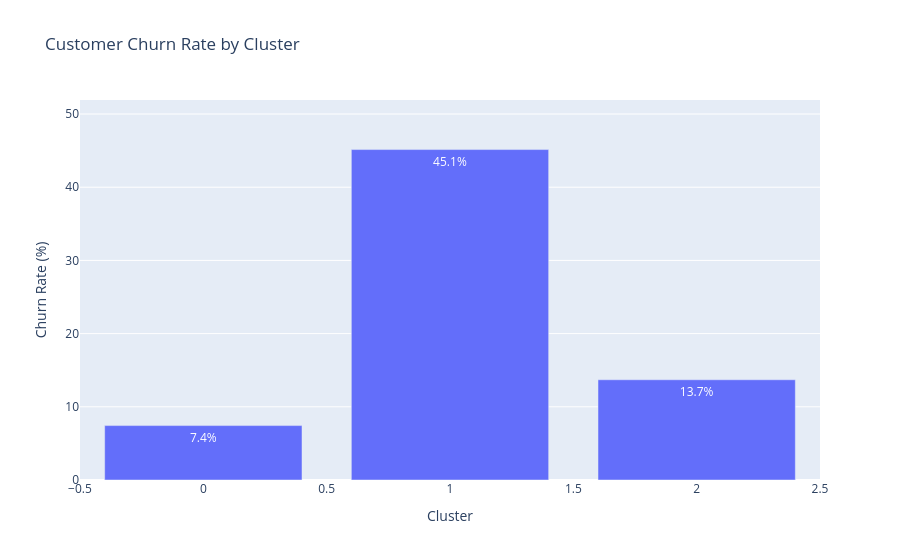
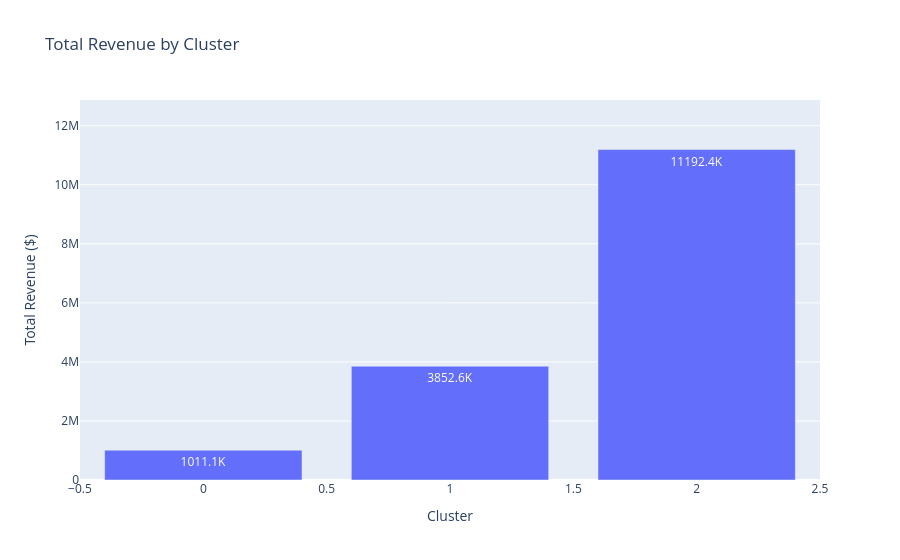
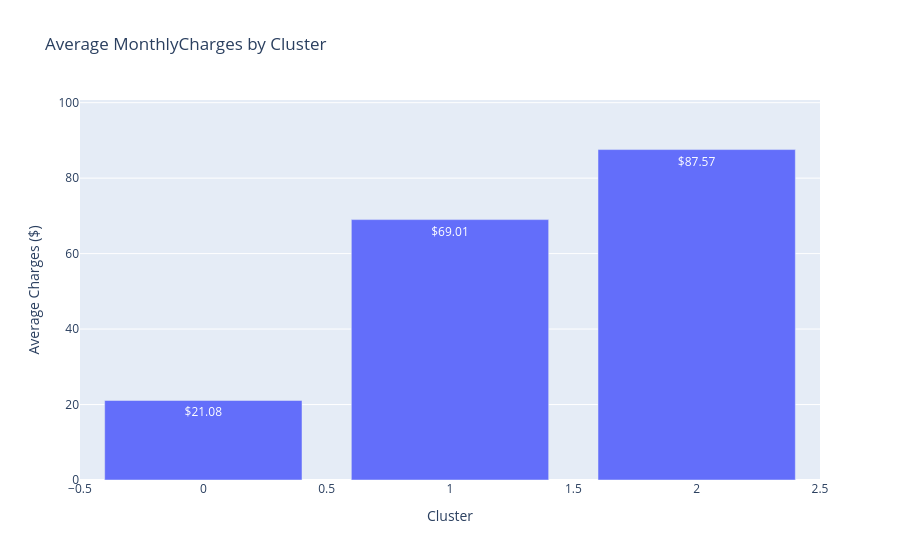
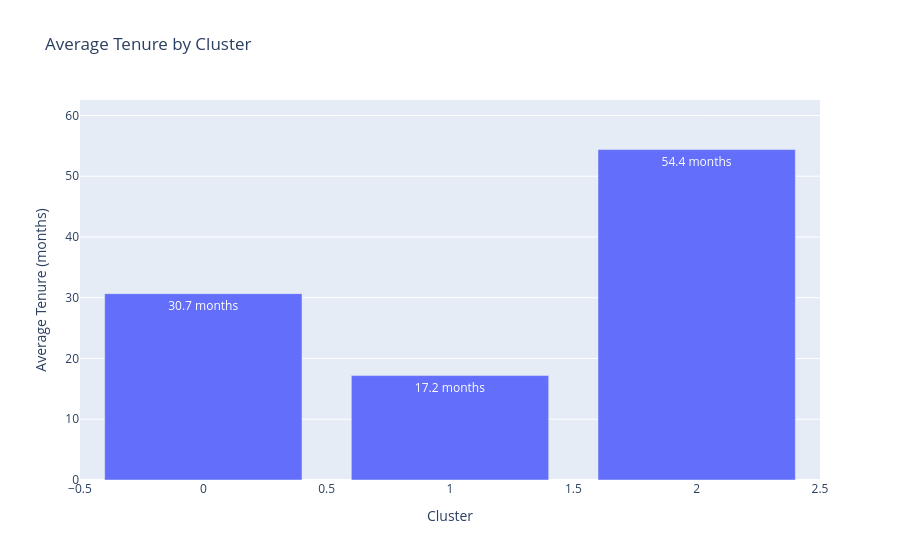

Notebook code cell kept with these figures, in order:
### Markdown cell above
Based on the elbow chart and business interpretability, I selected 3 clusters for customer segmentation. The silhouette score is highest at k=2, so k=3 should be interpreted as a practical segmentation choice rather than a purely score-maximizing choice.

Cluster profiles were derived using unsupervised PCA space. Churn rates are discussed post-hoc for interpretation and were not used for model training.

Analysis:
- Cluster 1 is the largest and highest-risk segment, with 3,183 customers, a 45.1% churn rate, approximately $3.85M in total revenue, and average tenure of 17.2 months.
- Cluster 2 is the highest-value stable segment, with 2,329 customers, a 13.7% churn rate, approximately $11.19M in total revenue, and average tenure of 54.4 months.
- Cluster 0 is the lowest-revenue, lowest-churn segment, with 1,520 customers, a 7.4% churn rate, approximately $1.01M in total revenue, and average tenure of 30.7 months.

### Code cell
# =========================
# CLUSTERING ANALYSIS
# =========================
kmeans = KMeans(n_clusters=3, init='k-means++', n_init=10, random_state=123)
y_kmeans = kmeans.fit_predict(x_cluster)

cluster_df = df.copy()
cluster_df['Cluster'] = y_kmeans

display(
        cluster_df.groupby('Cluster')
        .agg(Number_of_Customers=('Cluster','count'))
        .sort_values(['Number_of_Customers'], ascending=False)
        )

churn_rate_by_cluster = (
    cluster_df.groupby("Cluster")["Churn"]
    .value_counts(normalize=True)
    .round(2)
    .mul(100)
    .unstack()
    .rename(columns={0: "No Churn", 1: "Churn"})
    .sort_values(by="Churn", ascending=False)
)

display(churn_rate_by_cluster)

display(
    cluster_df.groupby('Cluster')
    .agg(Total_Revenue=('TotalCharges','sum'))
    .sort_values(['Total_Revenue'], ascending=False) 
    .style.format({'Total_Revenue': '${:,.2f}'})
        
        
    )

display(
    cluster_df.groupby('Cluster')
    .agg(Avg_Tenure=('tenure','mean'))
    .sort_values(['Avg_Tenure'], ascending=False)
         .style.format({'Avg_Tenure': '{:.1f} months'})
)

plt.scatter(x_cluster[:, 0], x_cluster[:, 1], c=y_kmeans, s=50, cmap='viridis')
plt.scatter(kmeans.cluster_centers_[:, 0], kmeans.cluster_centers_[:, 1], s=200, c='red', marker='X')
plt.show()

cluster_summary = (
    cluster_df
    .groupby('Cluster')
    .agg(
        Customers=('Churn', 'count'),
        ChurnRate=('Churn', 'mean')
    )
    .reset_index()
)

cluster_summary['ChurnRate'] *= 100

rev_summary = (
    cluster_df
    .groupby('Cluster')
    .agg(Total_Revenue=('TotalCharges', 'sum'))
    .reset_index()
)

rev_summary['Revenue_Label'] = (
    rev_summary['Total_Revenue'] / 1000
).round(1).astype(str) + 'K'

avg_charges_summary = (
    cluster_df
    .groupby('Cluster')
    .agg(Avg_Charges=('MonthlyCharges', 'mean'))
    .reset_index()
)

avg_tenure_summary = (
    cluster_df
    .groupby('Cluster')
    .agg(Avg_Tenure=('tenure', 'mean'))
    .reset_index()
)

fig = px.bar(
    cluster_summary,
    x='Cluster',
    y='ChurnRate',
    text='ChurnRate',
    title='Customer Churn Rate by Cluster'
)

fig.update_traces(
    texttemplate='%{text:.1f}%',
    textposition='auto'
)

fig.update_layout(
        yaxis_range=[
        0,
        cluster_summary['ChurnRate'].max() * 1.15
    ],
    yaxis_title='Churn Rate (%)',
    xaxis_title='Cluster'
)

fig.show()

fig2 = px.bar(
    rev_summary,
    x='Cluster',
    y='Total_Revenue',
    text='Revenue_Label',
    title='Total Revenue by Cluster'
)

fig2.update_traces(
   ## texttemplate='$%{text:,.0f}',
    textposition='auto'
)

fig2.update_layout(
    yaxis_range=[
        0,
        rev_summary['Total_Revenue'].max() * 1.15
    ],
    yaxis_title='Total Revenue ($)',
    xaxis_title='Cluster'
)
fig2.show()

fig3 = px.bar(
    avg_charges_summary,
    x='Cluster',
    y='Avg_Charges',
    text='Avg_Charges',
    title='Average MonthlyCharges by Cluster'
)

fig3.update_traces(
    texttemplate='$%{text:,.2f}',
    textposition='auto'
)

fig3.update_layout(
    yaxis_range=[
        0,
        avg_charges_summary['Avg_Charges'].max() * 1.15
    ],
    yaxis_title='Average Charges ($)',
    xaxis_title='Cluster'
)

fig3.show()

fig4 = px.bar(
    avg_tenure_summary,
    x='Cluster',
    y='Avg_Tenure',
    text='Avg_Tenure',
    title='Average Tenure by Cluster'
)

fig4.update_traces(
    texttemplate='%{text:.1f} months',
    textposition='auto'
)

fig4.update_layout(
    yaxis_range=[
        0,
        avg_tenure_summary['Avg_Tenure'].max() * 1.15
    ],
    yaxis_title='Average Tenure (months)',
    xaxis_title='Cluster'
)
fig4.show()

### Figure 1 — Plotly figure (JSON) as saved in the notebook; plotly's stock layout.template omitted (floating-point values rounded to 4 significant figures)
{"data": [{"hovertemplate": "Cluster=%{x}<br>ChurnRate=%{text}<extra></extra>", "legendgroup": "", "marker": {"color": "#636efa", "pattern": {"shape": ""}}, "name": "", "orientation": "v", "showlegend": false, "text": [7.434, 45.15, 13.7], "textposition": "auto", "texttemplate": "%{text:.1f}%", "type": "bar", "x": [0, 1, 2], "xaxis": "x", "y": [7.434, 45.15, 13.7], "yaxis": "y"}], "layout": {"barmode": "relative", "legend": {"tracegroupgap": 0}, "title": {"text": "Customer Churn Rate by Cluster"}, "xaxis": {"anchor": "y", "domain": [0, 1], "title": {"text": "Cluster"}}, "yaxis": {"anchor": "x", "domain": [0, 1], "range": [0, 51.92], "title": {"text": "Churn Rate (%)"}}}}

### Figure 2 — Plotly figure (JSON) as saved in the notebook; plotly's stock layout.template omitted (floating-point values rounded to 4 significant figures)
{"data": [{"hovertemplate": "Cluster=%{x}<br>Total_Revenue=%{y}<br>Revenue_Label=%{text}<extra></extra>", "legendgroup": "", "marker": {"color": "#636efa", "pattern": {"shape": ""}}, "name": "", "orientation": "v", "showlegend": false, "text": ["1011.1K", "3852.6K", "11192.4K"], "textposition": "auto", "type": "bar", "x": [0, 1, 2], "xaxis": "x", "y": [1011000.0, 3853000.0, 11190000.0], "yaxis": "y"}], "layout": {"barmode": "relative", "legend": {"tracegroupgap": 0}, "title": {"text": "Total Revenue by Cluster"}, "xaxis": {"anchor": "y", "domain": [0, 1], "title": {"text": "Cluster"}}, "yaxis": {"anchor": "x", "domain": [0, 1], "range": [0, 12870000.0], "title": {"text": "Total Revenue ($)"}}}}

### Figure 3 — Plotly figure (JSON) as saved in the notebook; plotly's stock layout.template omitted (floating-point values rounded to 4 significant figures)
{"data": [{"hovertemplate": "Cluster=%{x}<br>Avg_Charges=%{text}<extra></extra>", "legendgroup": "", "marker": {"color": "#636efa", "pattern": {"shape": ""}}, "name": "", "orientation": "v", "showlegend": false, "text": [21.08, 69.01, 87.57], "textposition": "auto", "texttemplate": "$%{text:,.2f}", "type": "bar", "x": [0, 1, 2], "xaxis": "x", "y": [21.08, 69.01, 87.57], "yaxis": "y"}], "layout": {"barmode": "relative", "legend": {"tracegroupgap": 0}, "title": {"text": "Average MonthlyCharges by Cluster"}, "xaxis": {"anchor": "y", "domain": [0, 1], "title": {"text": "Cluster"}}, "yaxis": {"anchor": "x", "domain": [0, 1], "range": [0, 100.7], "title": {"text": "Average Charges ($)"}}}}

### Figure 4 — Plotly figure (JSON) as saved in the notebook; plotly's stock layout.template omitted (floating-point values rounded to 4 significant figures)
{"data": [{"hovertemplate": "Cluster=%{x}<br>Avg_Tenure=%{text}<extra></extra>", "legendgroup": "", "marker": {"color": "#636efa", "pattern": {"shape": ""}}, "name": "", "orientation": "v", "showlegend": false, "text": [30.67, 17.19, 54.39], "textposition": "auto", "texttemplate": "%{text:.1f} months", "type": "bar", "x": [0, 1, 2], "xaxis": "x", "y": [30.67, 17.19, 54.39], "yaxis": "y"}], "layout": {"barmode": "relative", "legend": {"tracegroupgap": 0}, "title": {"text": "Average Tenure by Cluster"}, "xaxis": {"anchor": "y", "domain": [0, 1], "title": {"text": "Cluster"}}, "yaxis": {"anchor": "x", "domain": [0, 1], "range": [0, 62.54], "title": {"text": "Average Tenure (months)"}}}}
